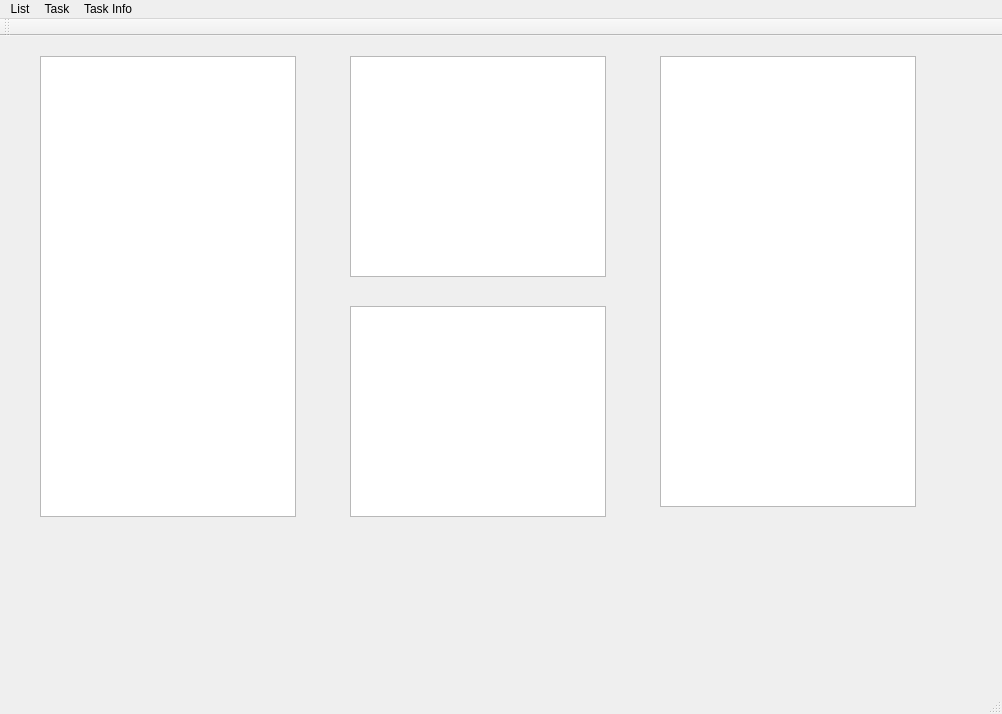
<?xml version="1.0" encoding="UTF-8"?>
<ui version="4.0">
 <class>TaskManagerMainWindowClass</class>
 <widget class="QMainWindow" name="TaskManagerMainWindowClass">
  <property name="geometry">
   <rect>
    <x>0</x>
    <y>0</y>
    <width>1002</width>
    <height>714</height>
   </rect>
  </property>
  <property name="windowTitle">
   <string>TaskManagerMainWindow</string>
  </property>
  <widget class="QWidget" name="centralWidget">
   <widget class="QListWidget" name="listWidgetLists">
    <property name="geometry">
     <rect>
      <x>40</x>
      <y>20</y>
      <width>256</width>
      <height>461</height>
     </rect>
    </property>
   </widget>
   <widget class="QListWidget" name="listWidgetUncompletedTasks">
    <property name="geometry">
     <rect>
      <x>350</x>
      <y>20</y>
      <width>256</width>
      <height>221</height>
     </rect>
    </property>
   </widget>
   <widget class="QListWidget" name="listWidgetTaskInfo">
    <property name="geometry">
     <rect>
      <x>660</x>
      <y>20</y>
      <width>256</width>
      <height>451</height>
     </rect>
    </property>
   </widget>
   <widget class="QListWidget" name="listWidgetCompletedTasks">
    <property name="geometry">
     <rect>
      <x>350</x>
      <y>270</y>
      <width>256</width>
      <height>211</height>
     </rect>
    </property>
   </widget>
  </widget>
  <widget class="QMenuBar" name="menuBar">
   <property name="geometry">
    <rect>
     <x>0</x>
     <y>0</y>
     <width>1002</width>
     <height>25</height>
    </rect>
   </property>
   <widget class="QMenu" name="menuLista">
    <property name="title">
     <string>List</string>
    </property>
    <addaction name="actionCreateList"/>
    <addaction name="actionDeleteList"/>
    <addaction name="actionModifyList"/>
   </widget>
   <widget class="QMenu" name="menuTask">
    <property name="title">
     <string>Task</string>
    </property>
    <addaction name="actionAddTask"/>
    <addaction name="actionRemoveTask"/>
    <addaction name="actionModifyTask"/>
    <addaction name="actionSet_CompletedTask"/>
    <addaction name="actionSet_UncompletedTask"/>
   </widget>
   <widget class="QMenu" name="menuTask_Info">
    <property name="title">
     <string>Task Info</string>
    </property>
    <addaction name="actionAdd_Sub_Task"/>
    <addaction name="actionRemove_Sub_Task"/>
    <addaction name="actionSet_Sub_Task_Completed"/>
    <addaction name="actionSet_Sub_Task_Uncompleted"/>
   </widget>
   <addaction name="menuLista"/>
   <addaction name="menuTask"/>
   <addaction name="menuTask_Info"/>
  </widget>
  <widget class="QToolBar" name="mainToolBar">
   <attribute name="toolBarArea">
    <enum>TopToolBarArea</enum>
   </attribute>
   <attribute name="toolBarBreak">
    <bool>false</bool>
   </attribute>
  </widget>
  <widget class="QStatusBar" name="statusBar"/>
  <action name="actionCreateList">
   <property name="text">
    <string>Create</string>
   </property>
  </action>
  <action name="actionAddTask">
   <property name="text">
    <string>Add</string>
   </property>
  </action>
  <action name="actionRemoveTask">
   <property name="text">
    <string>Remove</string>
   </property>
  </action>
  <action name="actionDeleteList">
   <property name="text">
    <string>Delete</string>
   </property>
  </action>
  <action name="actionModifyTask">
   <property name="text">
    <string>Modify</string>
   </property>
  </action>
  <action name="actionModifyList">
   <property name="text">
    <string>Modify</string>
   </property>
  </action>
  <action name="actionSet_CompletedTask">
   <property name="text">
    <string>Set Completed</string>
   </property>
  </action>
  <action name="actionAdd_Sub_Task">
   <property name="text">
    <string>Add Sub Task</string>
   </property>
  </action>
  <action name="actionRemove_Sub_Task">
   <property name="text">
    <string>Remove Sub Task</string>
   </property>
  </action>
  <action name="actionSet_Sub_Task_Completed">
   <property name="text">
    <string>Set Sub Task Completed</string>
   </property>
  </action>
  <action name="actionSet_Sub_Task_Uncompleted">
   <property name="text">
    <string>Set Sub Task Uncompleted</string>
   </property>
  </action>
  <action name="actionSet_UncompletedTask">
   <property name="text">
    <string>Set Uncompleted</string>
   </property>
  </action>
 </widget>
 <layoutdefault spacing="6" margin="11"/>
 <resources/>
 <connections/>
</ui>
